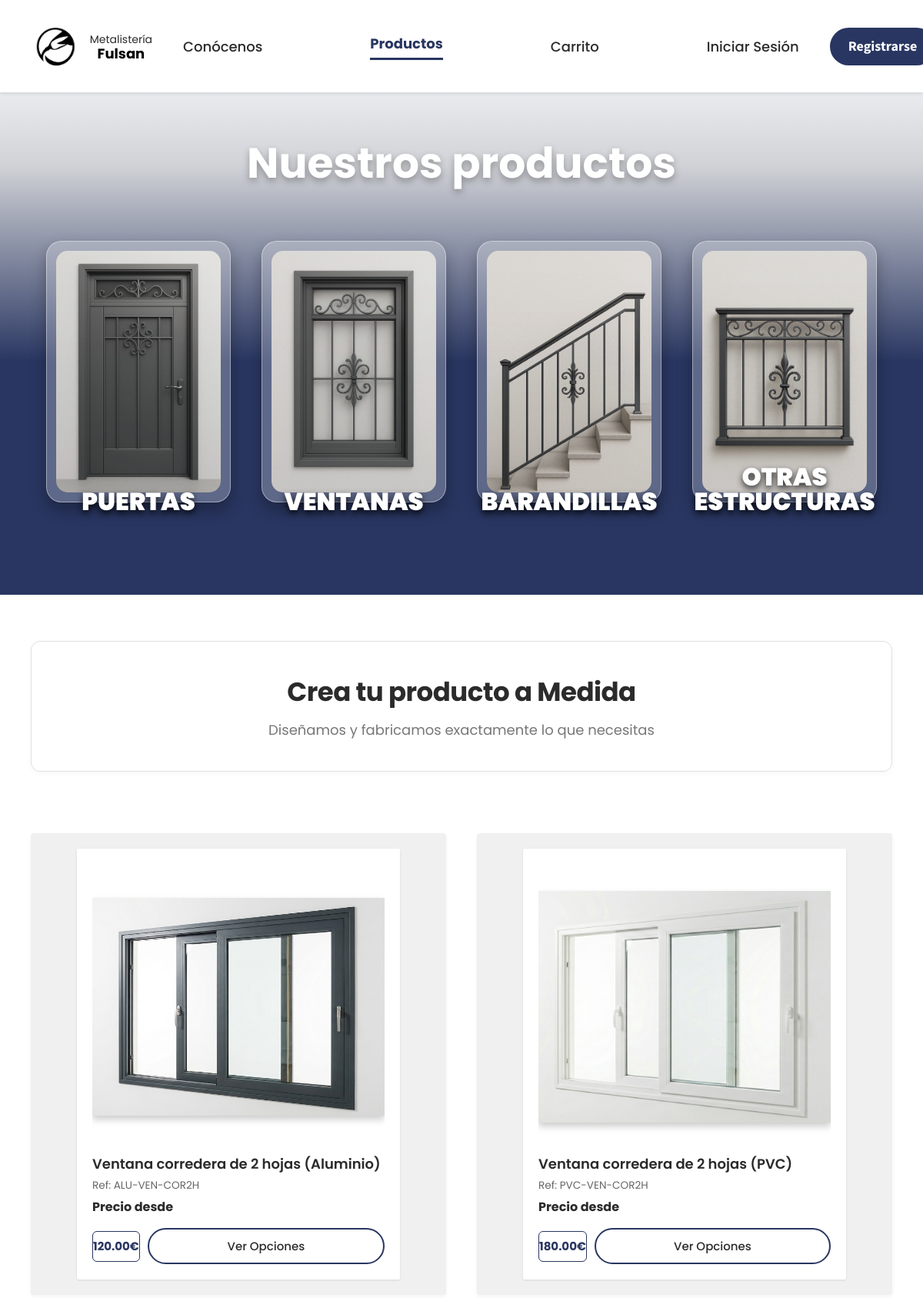
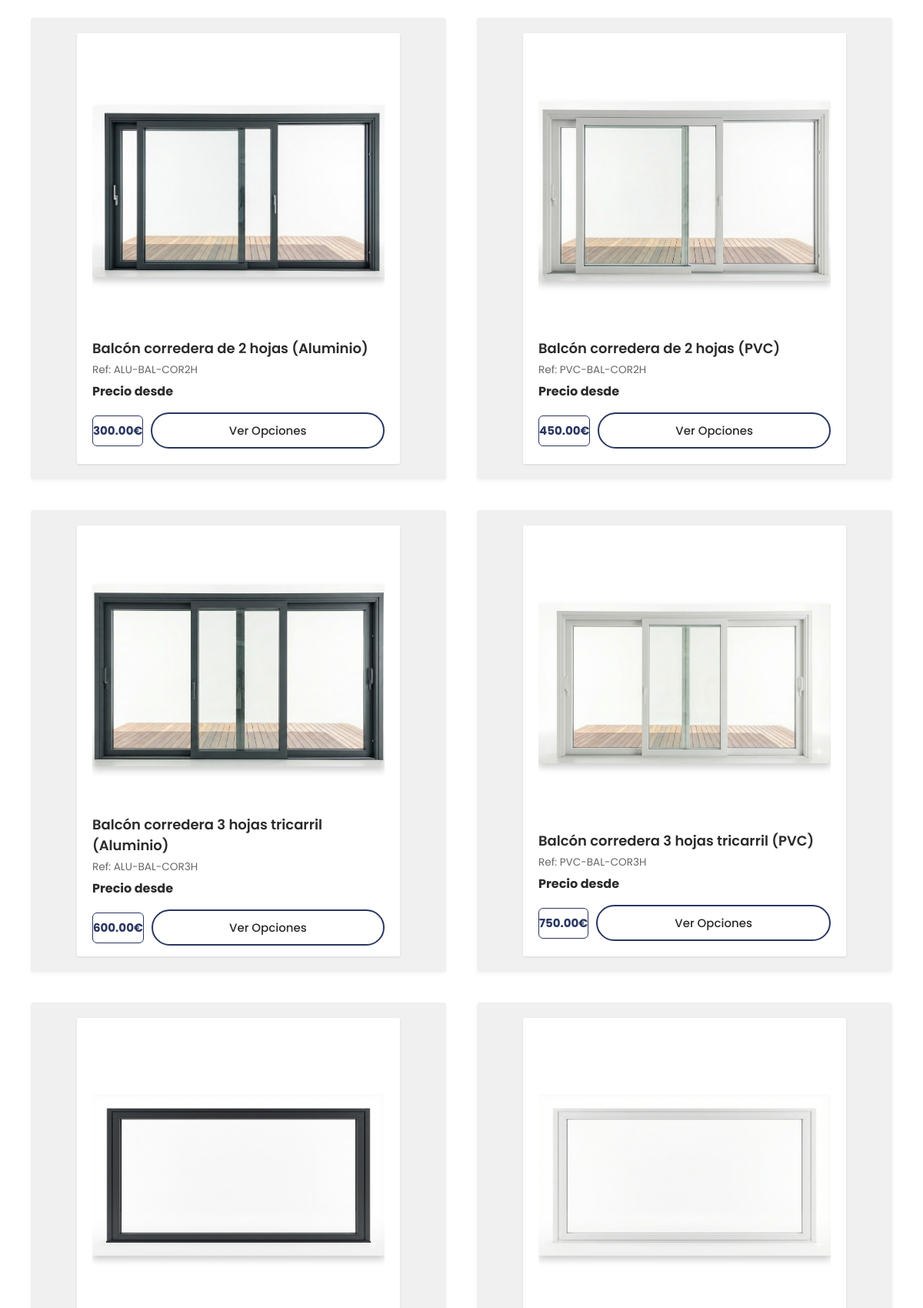
The page /Cliente/productos.php (upper part) on the database its author committed (2 pictures, top to bottom).
### tables this page shows
CREATE TABLE IF NOT EXISTS productos (
  id INT AUTO_INCREMENT PRIMARY KEY,
  referencia VARCHAR(40) NOT NULL,
  nombre VARCHAR(150) NOT NULL,
  descripcion TEXT,
  precio DECIMAL(10, 2) DEFAULT 0.00,
  imagen_url VARCHAR(255),
  id_material INT NOT NULL,
  id_categoria INT NOT NULL,
  medidas VARCHAR(50),
  stock INT DEFAULT 1,   
  color VARCHAR(30),
  FOREIGN KEY (id_material) REFERENCES materiales(id),
  FOREIGN KEY (id_categoria) REFERENCES categorias(id)
);

### Cliente/productos.php (the view, shortened to what this page needs)
<?php
include '../conexion.php';
try {
    $sql = "SELECT * FROM productos WHERE id IN (SELECT MIN(id) FROM productos GROUP BY referencia)";
    $stmt = $conn->query($sql);
    $productos = $stmt->fetchAll(PDO::FETCH_ASSOC);
} catch (PDOException $e) {
    echo "Error al cargar productos: " . $e->getMessage();
    die();
}
?>
<!DOCTYPE html>
<html lang="es">
<head>
    <link rel="stylesheet" href="../css/productos.css">
</head>
<body>
    <div class="visitante-productos">
        <header class="cabecera">
            <div class="container">
                <div class="logo-main">
                    <a href="index.php" class="logo-link">
                        <img src="../imagenes/logo.png" alt="Logo Metalful">
                        <div class="logo-text">
                            <span>Metalistería</span>
                            <strong>Fulsan</strong>
                        </div>
                    </a>
                </div>
                <nav class="nav-bar">
                    <a href="conocenos.php">Conócenos</a>
                    <a href="productos.php" class="activo">Productos</a>
                    <a href="carrito.php">Carrito</a>
                    <a href="IniciarSesion.php" id="link-login">Iniciar Sesión</a>
                </nav>
                <div class="sign-in" id="box-registro">
                    <a href="registro.php" id="link-registro">Registrarse</a>
                </div>
            </div>
        </header>
        <section class="hero-productos">
            <h1 class="hero-title">Nuestros productos</h1>
            <div class="categorias-container">
                <div class="cat-card">
                    <div class="cat-frame"><img src="../imagenes/p1.png" alt="Puertas"></div>
                    <span class="cat-name">PUERTAS</span>
                </div>
                <div class="cat-card">
                    <div class="cat-frame"><img src="../imagenes/v1.png" alt="Ventanas"></div>
                    <span class="cat-name">VENTANAS</span>
                </div>
                <div class="cat-card">
                    <div class="cat-frame"><img src="../imagenes/b1.png" alt="Barandillas"></div>
                    <span class="cat-name">BARANDILLAS</span>
                </div>
                <div class="cat-card">
                    <div class="cat-frame"><img src="../imagenes/otro.png" alt="Otras"></div>
                    <span class="cat-name">OTRAS<br>ESTRUCTURAS</span>
                </div>
            </div>
        </section>
        <main class="catalogo-main container">
            <div class="cta-medida-info">
                <div class="cta-content">
                    <h2>Crea tu producto a Medida</h2>
                    <p>Diseñamos y fabricamos exactamente lo que necesitas</p>
                </div>
            </div>
            <div class="productos-grid" id="lista-productos">
                <?php if (count($productos) > 0): ?>
                    <?php foreach ($productos as $producto): ?>
                        <div class="prod-card-outer item-producto">
                            <div class="prod-card-inner">
                                <div class="prod-img-box">
                                    <img src="../<?php echo htmlspecialchars($producto['imagen_url']); ?>"
                                         alt="<?php echo htmlspecialchars($producto['nombre']); ?>"
                                         onerror="this.src='https://via.placeholder.com/300x300?text=Sin+Imagen'">
                                </div>
                                <div class="prod-info">
                                    <h3><?php echo htmlspecialchars($producto['nombre']); ?></h3>
                                    <p style="font-size: 0.85em; color: #666; margin-bottom: 5px;">
                                        Ref: <?php echo htmlspecialchars($producto['referencia']); ?>
                                    </p>
                                    <p class="precio-label">Precio desde</p>
                                    <div class="prod-actions">
                                        <span class="precio-box"><?php echo number_format($producto['precio'], 2); ?>€</span>
                                        <a href="infoProducto.php?id=<?php echo $producto['id']; ?>" class="btn-detalles">Ver Opciones</a>
                                    </div>
                                </div>
                            </div>
                        </div>
                    <?php endforeach; ?>
                <?php else: ?>
                    <p>No hay productos disponibles en este momento.</p>
                <?php endif; ?>
            </div>
        </main>
    </div>
</body>
</html>

### Cliente/productos.php (style rules this page uses)
.item-producto { display: none; }

### rows shown on the page
productos: imagen_url (picture), nombre "Ventana corredera de 2 hojas (Aluminio)", referencia "ALU-VEN-COR2H", precio "120.00"
productos: imagen_url (picture), nombre "Ventana corredera de 2 hojas (PVC)", referencia "PVC-VEN-COR2H", precio "180.00"
productos: imagen_url (picture), nombre "Balcón corredera de 2 hojas (Aluminio)", referencia "ALU-BAL-COR2H", precio "300.00"
productos: imagen_url (picture), nombre "Balcón corredera de 2 hojas (PVC)", referencia "PVC-BAL-COR2H", precio "450.00"
productos: imagen_url (picture), nombre "Balcón corredera 3 hojas tricarril (Aluminio)", referencia "ALU-BAL-COR3H", precio "600.00"
productos: imagen_url (picture), nombre "Balcón corredera 3 hojas tricarril (PVC)", referencia "PVC-BAL-COR3H", precio "750.00"
productos: imagen_url (picture)
productos: imagen_url (picture)
